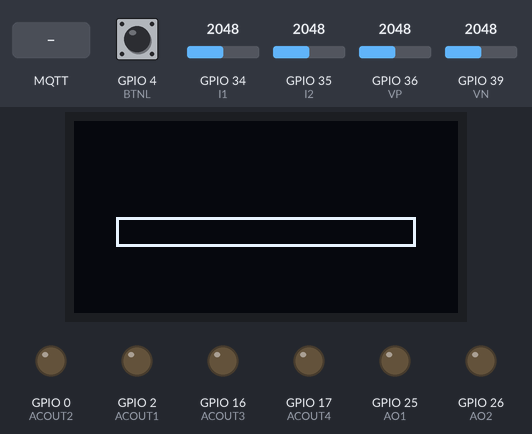
Recording of a program running on a simulated ESP32. On the bench: 128×64 one-colour display, output pins drawn as LEDs (lit = HIGH). The test bench sets the inputs (shaded band); at power-on: GPIO 4 (BTNL) HIGH, GPIO 34 (I1) = 2048, GPIO 35 (I2) = 2048, GPIO 36 (VP) = 2048, GPIO 39 (VN) = 2048. WiFi joins after 1.5 s; servers stay silent unless stated; EEPROM starts erased; no MQTT or app messages arrive unless stated; what the program prints to the serial monitor is not drawn.

Above: at 0.1 s.
At 1.7 s:
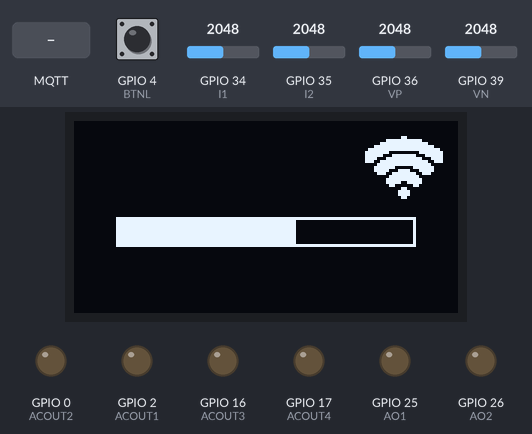
At 3.9 s:
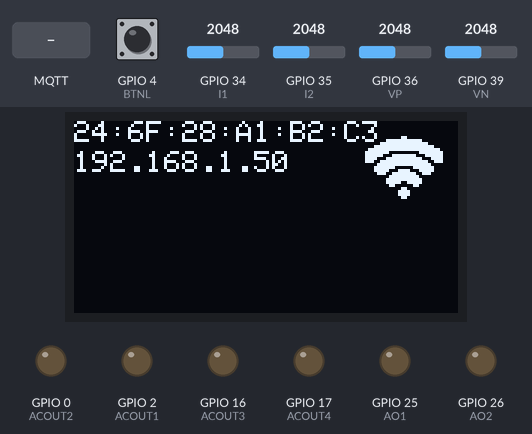
4.0 s: MQTT message "1" arrives on the first subscribed topic
5.5 s: MQTT message "cts" arrives on the first subscribed topic
7.0 s: MQTT message "on" arrives on the first subscribed topic
Timing chart, 0 to 10.0 s (numbered marks = the images above; inputs shaded):
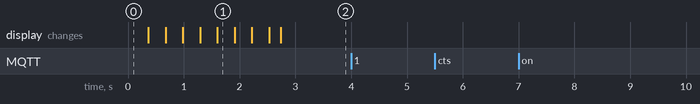

The program:

main.cpp
```cpp
#include <Arduino.h>
#include <WiFi.h>
#include <Preferences.h>

//
#include "plc.h"

//
#include "Adafruit_GFX.h"
#include "Adafruit_SH1106.h"
#include "images.h"

//wireless conectivity functions
#include "bluetooth.h"
#include "wifiHeader.h"
#include "mqtt.h"


WiFiClient wifiClient;

PubSubClient mqtt(wifiClient);

Preferences preferences;

#if !defined(CONFIG_BT_ENABLED) || !defined(CONFIG_BLUEDROID_ENABLED)
#error Bluetooth is not enabled! Please run `make menuconfig` to and enable it
#endif

Adafruit_SH1106 display(-1,-1); // Inicializira display

void drawLoadingBar(int x0,int y0,int width,int height, int percentage);

char WiFiSSID[32];
char WiFiPassword[32];

void setup() {
  Serial.begin(115200);
  Serial.print("ESP Board MAC Address:  ");
  Serial.println(WiFi.macAddress());

  preferences.begin("Settings", false);

  mqtt.setServer("koderman.net",1883);
  mqtt.setCallback(mqttcallback);

  //strcpy(WiFiSSID, preferences.getString("SSID","NULL");
  preferences.getString("SSID","NULL").toCharArray(WiFiSSID, 32);
  preferences.getString("Password","NULL").toCharArray(WiFiPassword,32);

  Serial.println(String(WiFiSSID)+" "+String(WiFiPassword));
  //strcpy(WiFiPassword, preferences.getString("Password","NULL");


  pinMode(BTNL, INPUT_PULLUP);
  pinMode(BTNR, INPUT_PULLUP);

  display.begin(SH1106_SWITCHCAPVCC, 0x3C);
  display.clearDisplay();
   pinMode(DCOUT1, OUTPUT);
   pinMode(DCOUT2, OUTPUT);
   pinMode(DCOUT3, OUTPUT);
   pinMode(DCOUT4, OUTPUT);

   pinMode(ACOUT1, OUTPUT);
   pinMode(ACOUT2, OUTPUT);
   pinMode(ACOUT3, OUTPUT);
   pinMode(ACOUT4, OUTPUT);

  // ledcSetup(0, 5000,8);
  // ledcAttachPin(BUZZER, 0);

  bool flagBTpairMode = false;

  unsigned long int buttonPressTimeout = 0;
  unsigned long int wifiTryTimeout = 0;
  bool buttonsPressed = false;
  bool stattimeout = false;

  for(int i = 1; i<=100; i++)
  {
    drawLoadingBar(14,32,100,10,i);

    if((millis()-wifiTryTimeout > 5000 || wifiTryTimeout==0) && WiFi.status() != WL_CONNECTED)
    {
      initWiFi(WiFiSSID, WiFiPassword);
      wifiTryTimeout = millis();
      stattimeout = true;
    }
    if(WiFi.status() == WL_CONNECTED && stattimeout)
      {
        display.drawBitmap(128-31, 5, wifiLogo, 26,21,WHITE);
        display.display();
        Serial.println(WiFi.localIP());
        stattimeout = false;

        if(!mqtt.connected())
          mqttreconnect(mqtt);
      }

    if(!digitalRead(BTNL) && !digitalRead(BTNR))
    {

      if(buttonPressTimeout == 0)
      {
        buttonPressTimeout = millis();
        buttonsPressed = true;
        Serial.println("both buttons pressed");
      }
      else if (millis()-buttonPressTimeout>2000 && buttonsPressed)
      {
        flagBTpairMode = true;
        Serial.println("entering bt mode...");
      }
    }
    else
      buttonsPressed= false;
  }

  if(flagBTpairMode)
    bluetoothPairingMode(display, preferences);

    preferences.getString("SSID",WiFiSSID,32);
    preferences.getString("Password", WiFiPassword,32);
    display.clearDisplay();
    display.display();


  display.setTextSize(1);
  display.setTextColor(WHITE);
  display.setCursor(0,0);
  display.println(WiFi.macAddress());

  display.drawBitmap(128-31, 5, wifiLogo, 26,21,WHITE);
  if(WiFi.status() != WL_CONNECTED)
  {
    display.drawLine(128-31, 27, 128-3, 3, 1);
    display.drawLine(128-32, 26, 128-4, 4, 1);
    display.drawLine(128-31, 25, 128-3, 2, 1);
  }
  else
  {
    display.setCursor(0,10);
    display.println(WiFi.localIP());
  }
  display.display();
}

unsigned long sec = millis();

void loop() {
  mqtt.loop();
  if(!mqtt.connected())
      mqttreconnect(mqtt);

  if(millis()-sec>1000)
  {
    readNsend(mqtt);
    sec = millis();
  }
}


void drawLoadingBar(int x0,int y0,int width,int height, int percentage)
{
  display.drawRect(x0,y0,width,height,1);
  display.fillRect(x0,y0,percentage,height, 1);
  display.display();
}
```

bluetooth.h
```cpp
#pragma once
#include <Arduino.h>
#include "WiFi.h"
#include "BluetoothSerial.h"
#include <ArduinoJson.h>
#include "Preferences.h"
//#include "Adafruit_SH1106.h"
#include "images.h"

//BluetoothSerial SerialBT;
BluetoothSerial SerialBT;
StaticJsonDocument<128> docWiFi;

void bluetoothPairingMode(Adafruit_SH1106 display, Preferences preferences)
{
  WiFi.disconnect();
  Serial.println("Entering pairing mode");
  long int timeout = millis();
  bool on = true;
   SerialBT.begin("ESP "+WiFi.macAddress());
   display.clearDisplay();

    while(!SerialBT.connected())
    {
      if(millis()-timeout > 500)
      {
        if(on)
          display.drawBitmap(display.width()/2-21/2,display.height()/2-32/2,BTLogo,21,32,1);
        else
          display.clearDisplay();

        display.display();
        on = !on;
        timeout = millis();
      }
    }

    display.drawBitmap(display.width()/2-21/2,display.height()/2-32/2,BTLogo,21,32,1);
        display.display();

    while(SerialBT.connected())
    {
      //Serial.println("Entered loop");

      if(SerialBT.available()){
        String json = SerialBT.readString();
        Serial.println(json);

      DeserializationError err = deserializeJson(docWiFi,json);
      if (err) {
        Serial.print(F("deserializeJson() failed: "));
        Serial.println(err.f_str());
        return;
        }
      //TODO: Check input logic, parse input

      char ssid[32];
      char pass[32];
      Serial.println("Updating... ssid: "+String(ssid)+" password: "+String(pass));
      strcpy(ssid,docWiFi["ssid"]);
      strcpy(pass, docWiFi["pass"]);


      if(strlen(ssid)>0 && strlen(pass)>0)
      {
      preferences.putString("SSID", ssid);
      preferences.putString("Password", pass);
      Serial.println("Succesfully updated ssid: "+String(ssid)+" password: "+String(pass));
      SerialBT.disconnect();
      ESP.restart();
      }
      }
    }

  }
```

mqtt.h
```cpp
#pragma once
#include "PubSubClient.h"
#include <WiFi.h>
#include <Arduino.h>
#include "ArduinoJson.h"
//PubSubClient PSclient;
StaticJsonDocument<8192> doc;
StaticJsonDocument<1024> tdoc;
char mac[18];
void mqttreconnect(PubSubClient &mqtt){
    Serial.print("Attempting MQTT connection...");
    WiFi.macAddress().toCharArray(mac, 18);
    if(mqtt.connect(mac))
    {
        Serial.println("connected");
        //mqtt.publish("test", "hello world");
        mqtt.subscribe(mac);
        //mqtt.subscribe("test");
    }
    else {
    Serial.print("failed, rc=");
    Serial.print(mqtt.state());
    Serial.println(" try again in 5 seconds");
    delay(5000);
    }
}

void mqttcallback(char* topic, byte* payload, unsigned int length)
{
  String message;

  Serial.print("Message arrived [");
  Serial.print(topic);
  Serial.print("] ");
  for (int i=0;i<length;i++) {
    message+= (char)payload[i];
  }
  Serial.println(message);

  //TODO: Recieve messages and do logic

  DeserializationError error = deserializeJson(doc, message);

  if(error){
    Serial.print(F("deserializeJson() failed: "));
    Serial.println(error.f_str());
    return;
  }

if(doc["objType"]=="cts")
    return;


  //Serial.println(<String>doc["AC1"]);
  //if(doc["AC1"] != NULL)
    digitalWrite(ACOUT1, doc["AC1"]);
  //if(doc["AC2"] != NULL)
    digitalWrite(ACOUT2, doc["AC2"]);
 // if(doc["AC3"] != NULL)
    digitalWrite(ACOUT3, doc["AC3"]);
  //if(doc["AC4"] != NULL)
    digitalWrite(ACOUT4, doc["AC4"]);

  //if(doc["DC1"] != NULL)
    digitalWrite(DCOUT1, doc["DC1"]);
  //if(doc["DC2"] != NULL)
    digitalWrite(DCOUT2, doc["DC2"]);
  //if(doc["DC3"] != NULL)
    digitalWrite(DCOUT3, doc["DC3"]);
  //if(doc["DC4"] != NULL)
    digitalWrite(DCOUT4, doc["DC4"]);

  //if(doc["IO1"] != NULL)
    digitalWrite(IO1, doc["IO1"]);
  //if(doc["IO2"] != NULL)
    digitalWrite(IO2, doc["IO2"]);
  //if(doc["IO3"] != NULL)
    digitalWrite(IO3, doc["IO3"]);
 // if(doc["IO4"] != NULL)
    digitalWrite(IO4, doc["IO4"]);
  //if(doc["IO5"] != NULL)
    digitalWrite(IO4, doc["IO4"]);

  //if(doc["AO1"] != NULL)
    dacWrite(AO1, doc["AO1"]);
 // if(doc["AO2"] != NULL)
    dacWrite(AO2, doc["AO2"]);

  //if(doc["BUZZER"] != NULL)
    digitalWrite(BUZZER, doc["BUZZER"]);
}

 void readNsend(PubSubClient &mqtt){
   tdoc["objType"] = "cts";
   tdoc["I1"] = analogRead(I1);
   tdoc["I2"] =  analogRead(I2);
   tdoc["VP"] = analogRead(VP);
   tdoc["VN"] = analogRead(VN);
   char msg[64];
   serializeJson(tdoc, msg);

   mqtt.publish(mac, msg);
 }
```

plc.h
```cpp
#define DCOUT1 23
#define DCOUT2 19
#define DCOUT3 32
#define DCOUT4 18

#define ACOUT1 2
#define ACOUT2 0
#define ACOUT3 16
#define ACOUT4 17

#define BUZZER 33

#define BTNL 4
#define BTNR 5

#define IO1 27
#define IO2 14
#define IO3 12
#define IO4 13
#define IO5 15

#define I1  34
#define I2  35

#define VP 36
#define VN 39

//#define SDA 21
//#define SCK 22

#define AO1 25
#define AO2 26
```

wifiHeader.h
```cpp
#pragma once
#include "WiFi.h"

void initWiFi(const char ssid[32],const char password[32])
{
  WiFi.mode(WIFI_STA);
  WiFi.begin(ssid, password);
  Serial.print("Connecting to WiFi ..");
  //delay(5000);
}
```

Source omitted: images.h (data table, 4501 bytes)

Measured:
- after the input at 5.5 s, every drawn part: stays the same
- after the input at 7.0 s, every drawn part: stays the same
